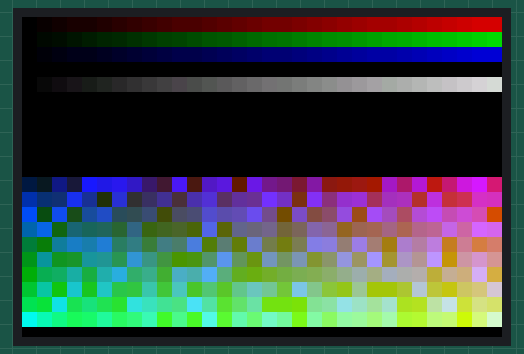
This program was run on a simulated Raspberry Pi Pico running MicroPython. Shown: 480×320 colour display. Random numbers come from a fixed seed; what the program prints to the serial console is not drawn. At 0.3 s the program stops and its outputs stay as they are.

Above: at 0.4 s.

The program:

colors.py
```python
import gc
print(gc.mem_free())

import math
import lcd_lib
import util

# Geometry
WIDTH = 480
HALF_HEIGHT = 160
HEIGHT = 2* HALF_HEIGHT
COLUMNS = 32
X_COLOR_INCREMENT = math.floor(255 / COLUMNS)
SWATCH_SIZE = math.floor(WIDTH / COLUMNS)
ROWS = math.floor(HALF_HEIGHT / SWATCH_SIZE)
Y_COLOR_INCREMENT = math.floor(255 / ROWS)

# This LCD module has drawing split into two halves, top and bottom.
#
# After a fill(), one of show_up() or show_down() will then show whatever was
# painted onto that half.
#
# Touch coordinates are true, however.
LCD = lcd_lib.LCD_3inch5()

#
# Initialise the display
#
def init_display():
  LCD.bl_ctrl(100)
  LCD.fill(LCD.BLACK)
  LCD.show_up()
  LCD.fill(LCD.BLACK)
  LCD.show_down()

#
# Redraw everything on top
#
def draw_top():
  LCD.fill(LCD.BLACK)

  # Half of the colors
  r = 0
  g = 0
  b = 0
  x = 0
  y = 0

  # Red
  while r < 255:
    LCD.fill_rect(x, y, SWATCH_SIZE, SWATCH_SIZE, util.rgb(r, g, b))
    r += X_COLOR_INCREMENT
    x += SWATCH_SIZE

  # Green
  x = 0
  y += SWATCH_SIZE
  r = 0
  while g < 255:
    LCD.fill_rect(x, y, SWATCH_SIZE, SWATCH_SIZE, util.rgb(r, g, b))
    g += X_COLOR_INCREMENT
    x += SWATCH_SIZE

  # Blue
  x = 0
  y += SWATCH_SIZE
  g = 0
  while b < 255:
    LCD.fill_rect(x, y, SWATCH_SIZE, SWATCH_SIZE, util.rgb(r, g, b))
    b += X_COLOR_INCREMENT
    x += SWATCH_SIZE

  # GRey
  x = 0
  y += 2 * SWATCH_SIZE
  v = 0
  while v < 255:
    LCD.fill_rect(x, y, SWATCH_SIZE, SWATCH_SIZE, util.rgb(v, v, v))
    v += X_COLOR_INCREMENT
    x += SWATCH_SIZE

  LCD.show_up()

#
# Redraw everything on top
#
def draw_bottom():
  LCD.fill(LCD.BLACK)

  r = 0
  g = 0
  b = 0

  # Traverse the space
  import random
  for y in range(0, ROWS):
    r = 0
    g += Y_COLOR_INCREMENT

    for x in range(0, COLUMNS):
      b = random.randint(0, 255)
      LCD.fill_rect(x * SWATCH_SIZE, y * SWATCH_SIZE, SWATCH_SIZE, SWATCH_SIZE, util.rgb(r, g, b))
      r += X_COLOR_INCREMENT

  LCD.show_down()

#
# Redraw everything
#
def redraw_all():
  draw_top()
  LCD.show_up()
  draw_bottom()
  LCD.show_down()

#
# The main function
#
def main():
  draw_top()
  draw_bottom()

if __name__ == '__main__':
  init_display()
  main()
```

lcd_lib.py
```python
from machine import Pin, SPI, PWM
import framebuf
import time
import util

LCD_DC = 8
LCD_CS = 9
LCD_SCK = 10
LCD_MOSI = 11
LCD_MISO = 12
LCD_BL = 13
LCD_RST = 15
TP_CS = 16
TP_IRQ = 17

class LCD_3inch5(framebuf.FrameBuffer):
  def __init__(self):
    self.RED = util.rgb(255, 0, 0)
    self.GREEN = util.rgb(0, 255, 0)
    self.BLUE = util.rgb(0, 0, 255)
    self.WHITE = 0xFFFF
    self.BLACK = 0x0000

    self.rotate = 270  # Set the rotation Angle to 0°, 90°, 180° and 270°

    if self.rotate == 0 or self.rotate == 180:
      self.width = 320
      self.height = 240
    else:
      self.width = 480
      self.height = 160

    self.cs = Pin(LCD_CS, Pin.OUT)
    self.rst = Pin(LCD_RST, Pin.OUT)
    self.dc = Pin(LCD_DC, Pin.OUT)

    self.tp_cs = Pin(TP_CS, Pin.OUT)
    self.irq = Pin(TP_IRQ, Pin.IN)

    self.cs(1)
    self.dc(1)
    self.rst(1)
    self.tp_cs(1)
    self.spi = SPI(1, 6_000_000)
    print(self.spi)
    self.spi = SPI(
      1,
      baudrate=40_000_000,
      sck=Pin(LCD_SCK),
      mosi=Pin(LCD_MOSI),
      miso=Pin(LCD_MISO),
    )
    print(self.spi)
    self.buffer = bytearray(self.height * self.width * 2)
    super().__init__(self.buffer, self.width, self.height, framebuf.RGB565)
    self.init_display()

  def write_cmd(self, cmd):
    self.cs(1)
    self.dc(0)
    self.cs(0)
    self.spi.write(bytearray([cmd]))
    self.cs(1)

  def write_data(self, buf):
    self.cs(1)
    self.dc(1)
    self.cs(0)
    # self.spi.write(bytearray([0X00]))
    self.spi.write(bytearray([buf]))
    self.cs(1)

  def init_display(self):
    """Initialize dispaly"""
    self.rst(1)
    time.sleep_ms(5)
    self.rst(0)
    time.sleep_ms(10)
    self.rst(1)
    time.sleep_ms(5)
    self.write_cmd(0x21)

    self.write_cmd(0xC2)
    self.write_data(0x33)

    self.write_cmd(0xC5)
    self.write_data(0x00)
    self.write_data(0x1E)
    self.write_data(0x80)

    self.write_cmd(0xB1)
    self.write_data(0xB0)

    self.write_cmd(0xE0)
    self.write_data(0x00)
    self.write_data(0x13)
    self.write_data(0x18)
    self.write_data(0x04)
    self.write_data(0x0F)
    self.write_data(0x06)
    self.write_data(0x3A)
    self.write_data(0x56)
    self.write_data(0x4D)
    self.write_data(0x03)
    self.write_data(0x0A)
    self.write_data(0x06)
    self.write_data(0x30)
    self.write_data(0x3E)
    self.write_data(0x0F)

    self.write_cmd(0xE1)
    self.write_data(0x00)
    self.write_data(0x13)
    self.write_data(0x18)
    self.write_data(0x01)
    self.write_data(0x11)
    self.write_data(0x06)
    self.write_data(0x38)
    self.write_data(0x34)
    self.write_data(0x4D)
    self.write_data(0x06)
    self.write_data(0x0D)
    self.write_data(0x0B)
    self.write_data(0x31)
    self.write_data(0x37)
    self.write_data(0x0F)

    self.write_cmd(0x3A)
    self.write_data(0x55)

    self.write_cmd(0x11)
    time.sleep_ms(120)
    self.write_cmd(0x29)

    self.write_cmd(0xB6)
    self.write_data(0x00)
    self.write_data(0x62)

    self.write_cmd(0x36)  # Sets the memory access mode for rotation
    if self.rotate == 0:
      self.write_data(0x88)
    elif self.rotate == 180:
      self.write_data(0x48)
    elif self.rotate == 90:
      self.write_data(0xE8)
    else:
      self.write_data(0x28)

  def show_up(self):
    if self.rotate == 0 or self.rotate == 180:
      self.write_cmd(0x2A)
      self.write_data(0x00)
      self.write_data(0x00)
      self.write_data(0x01)
      self.write_data(0x3F)

      self.write_cmd(0x2B)
      self.write_data(0x00)
      self.write_data(0x00)
      self.write_data(0x00)
      self.write_data(0xEF)
    else:
      self.write_cmd(0x2A)
      self.write_data(0x00)
      self.write_data(0x00)
      self.write_data(0x01)
      self.write_data(0xDF)

      self.write_cmd(0x2B)
      self.write_data(0x00)
      self.write_data(0x00)
      self.write_data(0x00)
      self.write_data(0x9F)

    self.write_cmd(0x2C)

    self.cs(1)
    self.dc(1)
    self.cs(0)
    self.spi.write(self.buffer)
    self.cs(1)

  def show_down(self):
    if self.rotate == 0 or self.rotate == 180:
      self.write_cmd(0x2A)
      self.write_data(0x00)
      self.write_data(0x00)
      self.write_data(0x01)
      self.write_data(0x3F)

      self.write_cmd(0x2B)
      self.write_data(0x00)
      self.write_data(0xF0)
      self.write_data(0x01)
      self.write_data(0xDF)
    else:
      self.write_cmd(0x2A)
      self.write_data(0x00)
      self.write_data(0x00)
      self.write_data(0x01)
      self.write_data(0xDF)

      self.write_cmd(0x2B)
      self.write_data(0x00)
      self.write_data(0xA0)
      self.write_data(0x01)
      self.write_data(0x3F)

    self.write_cmd(0x2C)

    self.cs(1)
    self.dc(1)
    self.cs(0)
    self.spi.write(self.buffer)
    self.cs(1)

  def bl_ctrl(self, duty):
    pwm = PWM(Pin(LCD_BL))
    pwm.freq(1000)
    if duty >= 100:
      pwm.duty_u16(65535)
    else:
      pwm.duty_u16(655 * duty)

  def touch_get(self):
    if self.irq() == 0:
      self.spi = SPI(
        1, 4_000_000, sck=Pin(LCD_SCK), mosi=Pin(LCD_MOSI), miso=Pin(LCD_MISO)
      )
      self.tp_cs(0)
      X_Point = 0
      Y_Point = 0
      for i in range(0, 3):
        self.spi.write(bytearray([0xD0]))
        Read_date = self.spi.read(2)
        time.sleep_us(10)
        X_Point = X_Point + (((Read_date[0] << 8) + Read_date[1]) >> 3)

        self.spi.write(bytearray([0x90]))
        Read_date = self.spi.read(2)
        Y_Point = Y_Point + (((Read_date[0] << 8) + Read_date[1]) >> 3)

      X_Point = X_Point / 3
      Y_Point = Y_Point / 3

      self.tp_cs(1)
      self.spi = SPI(
        1, 40_000_000, sck=Pin(LCD_SCK), mosi=Pin(LCD_MOSI), miso=Pin(LCD_MISO)
      )
      Result_list = [X_Point, Y_Point]
      # print(Result_list)
      return Result_list
```

util.py
```python
#
# Byte swap endianness for this display
#
def swap16(x):
  return (((x << 8) & 0xFF00) |
          ((x >> 8) & 0x00FF))

#
# Convert RGB888 (255) to RGB565 (31)
# Adapted from https://rgbcolorpicker.com/565
#
def rgb888_to_rgb565(red, green, blue):
  r = round((red / 255) * 31)
  g = round((green / 255) * 63)
  b = round((blue / 255) * 31)

  r = r << 11
  g = g << 5

  return swap16(r | g | b)

#
# Helper for creating colors
#
def rgb(r, g, b):
  return rgb888_to_rgb565(r, g, b)

#
# Is point inside a rect
#
def intersects(x, y, rect):
  return x > rect[0] and y > rect[1] and x < rect[0] + rect[2] and y < rect[1] + rect[3]

#
# Pad a number less than 10
#
def pad(v):
  return str(v) if v > 9 else "0{}".format(v)
```
